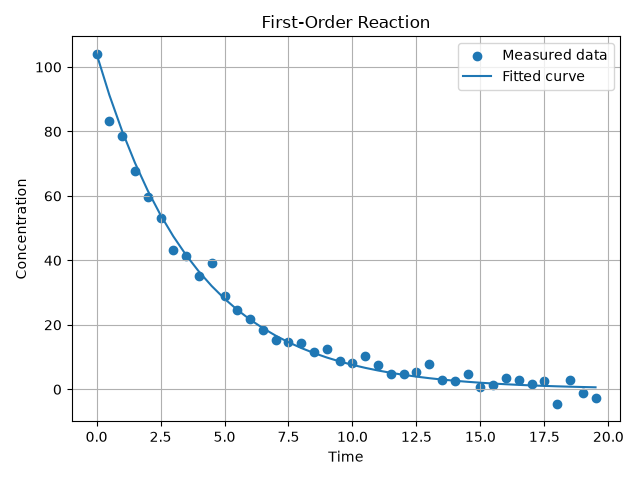

Generate this figure with Python:
"""
PW2 Lab B Part 3 -- fit a reaction's rate constant to measured data.

A first-order reaction decays as  C(t) = C0 * exp(-k*t).  You have noisy
concentration-vs-time measurements; find the k that best matches them.
Complete the TODOs. Run:  python kinetics.py
"""
import numpy as np
import matplotlib.pyplot as plt
from scipy.optimize import minimize

# TODO 1: read kinetics.csv (columns time, concentration) into arrays t, C.
#         Set C0 = the first concentration.

data = np.loadtxt("kinetics.csv", delimiter=",", skiprows=1)

t = data[:, 0]
C = data[:, 1]

C0 = C[0]


# TODO 2: write total_error(k) = sum of (measured - C0*exp(-k*t))^2.
#         This is the "how bad" number: small when the model matches the data.

def total_error(k):
    model = C0 * np.exp(-k * t)
    return np.sum((C - model)**2)


# TODO 3: minimise total_error with scipy.optimize.minimize (method "SLSQP",
#         bounds [(0, 5)], start x0=0.5). Print the fitted k.

result = minimize(
    total_error,
    x0=[0.5],
    method="SLSQP",
    bounds=[(0, 5)]
)

k_fit = result.x[0]

print("Fitted k:", k_fit)


# TODO 4: plot the measured data (points) and your fitted curve (line) together.
#         Save as kinetics.png.

C_fit = C0 * np.exp(-k_fit * t)

plt.scatter(t, C, label="Measured data")
plt.plot(t, C_fit, label="Fitted curve")

plt.xlabel("Time")
plt.ylabel("Concentration")
plt.title("First-Order Reaction")
plt.legend()
plt.grid()

plt.tight_layout()
plt.savefig("kinetics.png")
plt.show()
